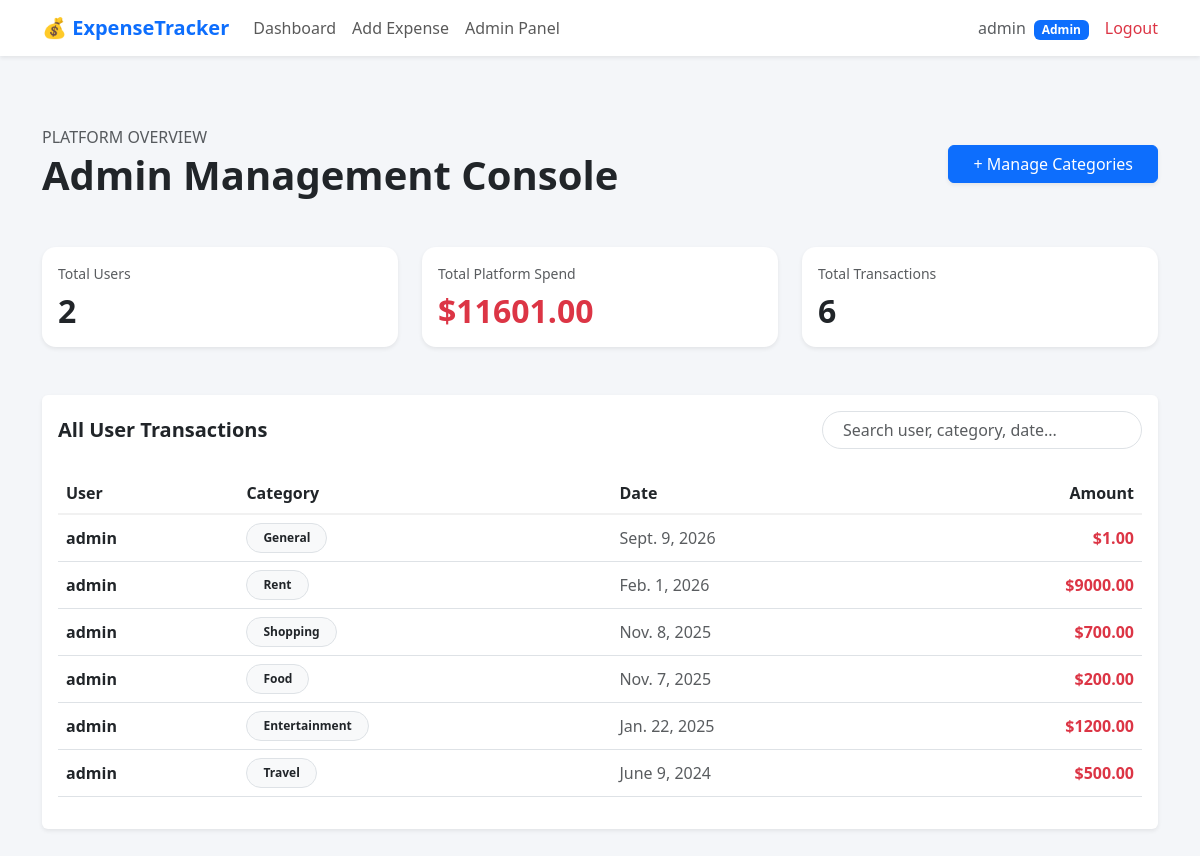
The page /admin-dashboard/ (signed in) on the database as committed earlier.
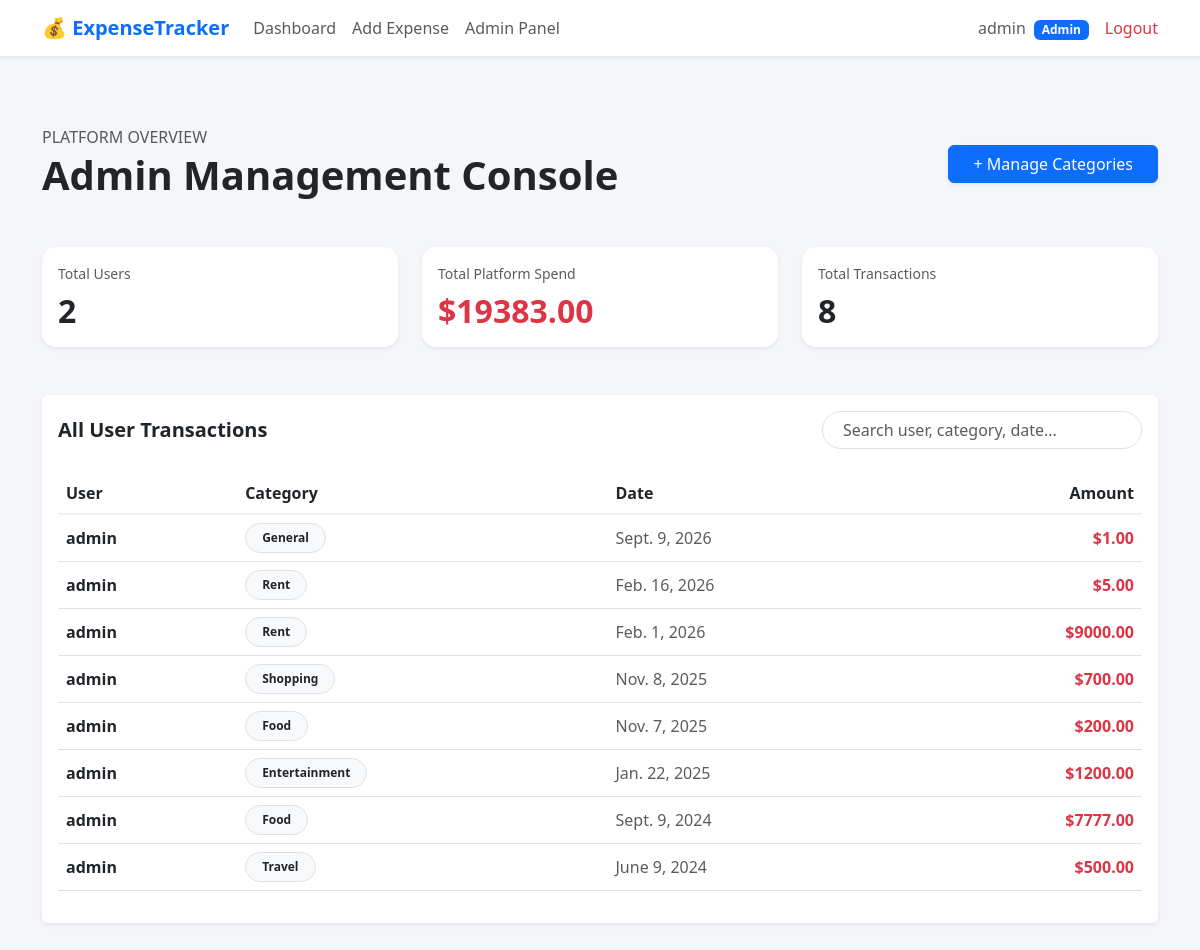
The same page on the database as committed later.
### app/models.py (models this page shows, shortened)
class Expense(models.Model):
    TRANSACTION_TYPES = [
        ('expense', 'Expense'),
        ('income', 'Income'),
    ]
    user = models.ForeignKey(User, on_delete=models.CASCADE)
    title = models.CharField(max_length=200)
    amount = models.DecimalField(max_digits=10, decimal_places=2)
    date = models.DateField()
    category = models.ForeignKey(Category, on_delete=models.SET_NULL, null=True)
    description = models.TextField(blank=True)
    type = models.CharField(
        max_length=10,
        choices=TRANSACTION_TYPES,
        default='expense'
    )
    class Meta:
        indexes = [
            models.Index(fields=['user', '-date']),
        ]
        ordering = ['-date']

class Category(models.Model):
    name = models.CharField(max_length=100)
    class Meta:
        verbose_name_plural = "Categories"

### app/views.py (the view)
# urls.py: path('admin-dashboard/', views.admin_dashboard, name='admin-dashboard'),
@user_passes_test(is_admin)
def admin_dashboard(request):
    users = User.objects.all()
    expenses = Expense.objects.all().order_by('-date')
    total_spent = expenses.aggregate(Sum('amount'))['amount__sum'] or 0
    total_spent = round(total_spent, 2)
    return render(request, 'app/admin_dashboard.html', {
        'users': users,
        'expenses': expenses,
        'total_spent': total_spent,
        'total_users': users.count(),
    })

### app/views.py (called while the page is built)
def is_admin(user):
    return user.is_staff

### app/templates/app/admin_dashboard.html (shortened to what this page needs)
{% extends 'base.html' %}
{% block content %}
<div class="container py-5">
    <div class="d-flex justify-content-between align-items-center mb-5">
        <div>
            <h6 class="text-muted text-uppercase mb-1">Platform Overview</h6>
            <h1 class="fw-bold mb-0">Admin Management Console</h1>
        </div>
        <a href="{% url 'add-category' %}" class="btn btn-primary px-4 shadow-sm">
            + Manage Categories
        </a>
    </div>
    <div class="row g-4 mb-5">
        <div class="col-md-4">
            <div class="card border-0 shadow-sm h-100 summary-card">
                <div class="card-body">
                    <p class="text-muted small mb-2">Total Users</p>
                    <h2 class="fw-bold mb-0">{{ total_users }}</h2>
                </div>
            </div>
        </div>
        <div class="col-md-4">
            <div class="card border-0 shadow-sm h-100 summary-card">
                <div class="card-body">
                    <p class="text-muted small mb-2">Total Platform Spend</p>
                    <h2 class="fw-bold text-danger mb-0">
                        ${{ total_spent }}
                    </h2>
                </div>
            </div>
        </div>
        <div class="col-md-4">
            <div class="card border-0 shadow-sm h-100 summary-card">
                <div class="card-body">
                    <p class="text-muted small mb-2">Total Transactions</p>
                    <h2 class="fw-bold mb-0">{{ expenses|length }}</h2>
                </div>
            </div>
        </div>
    </div>
    <div class="card border-0 shadow-sm">
        <div class="card-body">
            <div class="d-flex justify-content-between align-items-center mb-4">
                <h5 class="fw-semibold mb-0">All User Transactions</h5>
                <input
                    type="text"
                    id="adminSearch"
                    class="form-control search-input"
                    placeholder="Search user, category, date..."
                >
            </div>
            <div class="table-responsive">
                <table class="table align-middle admin-table">
                    <thead>
                        <tr>
                            <th>User</th>
                            <th>Category</th>
                            <th>Date</th>
                            <th class="text-end">Amount</th>
                        </tr>
                    </thead>
                    <tbody>
                        {% for expense in expenses %}
                        <tr class="admin-row">
                            <td class="fw-semibold">
                                {{ expense.user.username }}
                            </td>
                            <td>
                                <span class="badge bg-light text-dark border px-3 py-2 rounded-pill">
                                    {{ expense.category.name|default:"General" }}
                                </span>
                            </td>
                            <td class="text-muted">
                                {{ expense.date }}
                            </td>
                            <td class="text-end fw-bold">
                                <span class="text-danger">
                                    ${{ expense.amount }}
                                </span>
                            </td>
                        </tr>
                        {% empty %}
                        <tr>
                            <td colspan="4" class="text-center text-muted py-5">
                                No transactions available.
                            </td>
                        </tr>
                        {% endfor %}
                    </tbody>
                </table>
            </div>
        </div>
    </div>
</div>
{% endblock %}

Rows that differ between the two databases and show on the page:
added Expense: user.username "admin", category.name "Rent", date "Feb. 16, 2026", amount "5.00"
added Expense: user.username "admin", category.name "Food", date "Sept. 9, 2024", amount "7777.00"
Other text that changed with them:
{{ total_spent }}: "11601.00" → "19383.00"
{{ expenses|length }}: "6" → "8"
